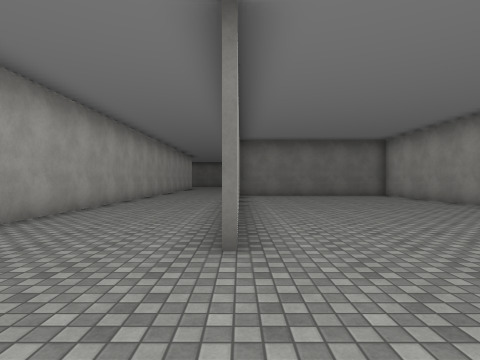
[1] (above)

24 first-person views from a walk through a 3-D level made in the Unity game engine. The camera is 1.4 m above the floor, looks level and sees 80° across. The floor is counted in squares, 2 m on a side. Each view is taken from the middle of a square. On the plan, view 1 faces up. The plan holds only what a view shows up to about 10 squares ahead; the rest is blank. The place goes on beyond the plan. The player is left out. Some surface patterns are stand-ins.

[2]
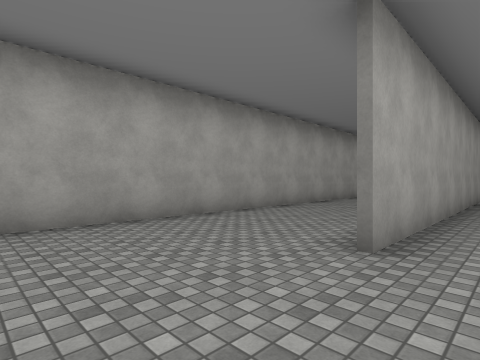

[3]
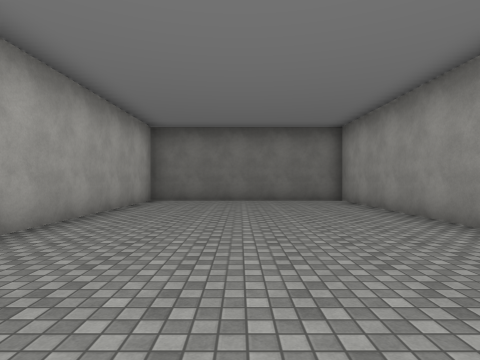

[4]
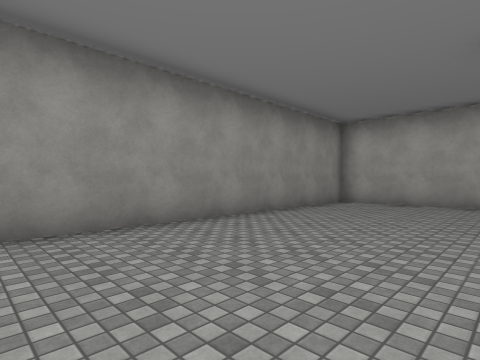

[5]
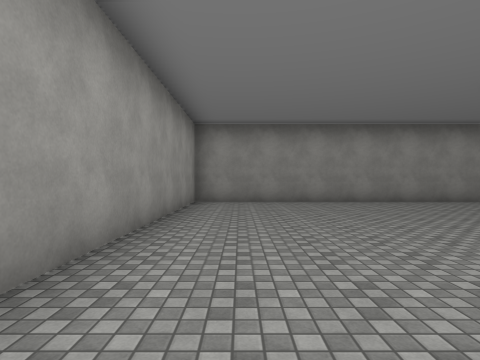

[6]
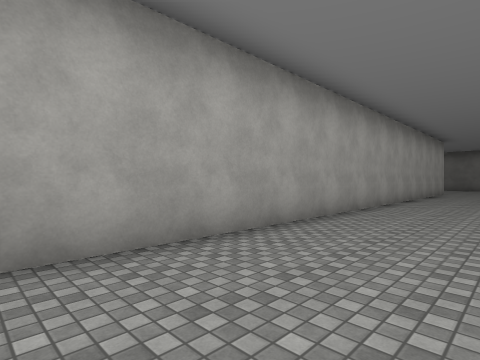

[7]
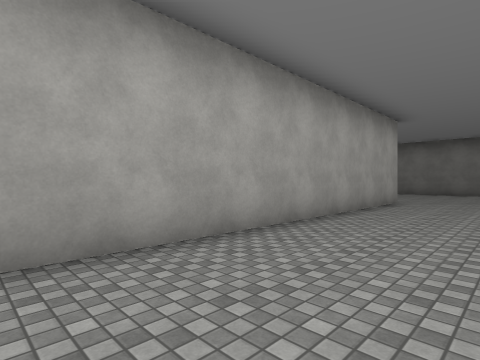

[8]
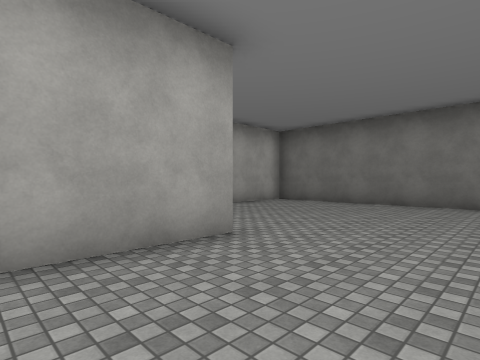

[9]
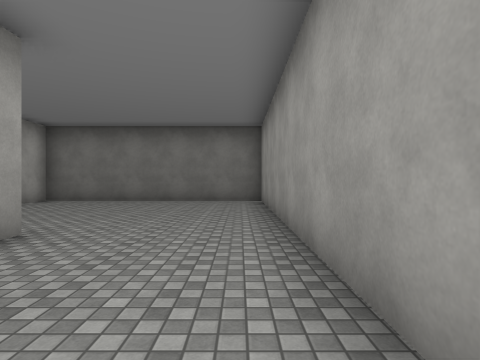

[10]
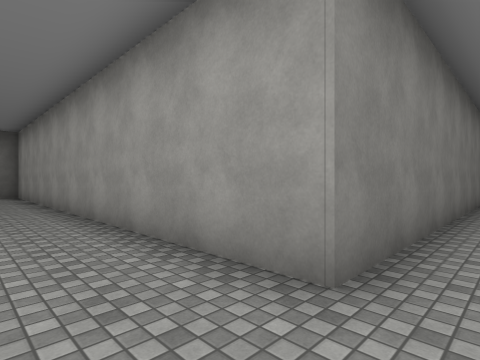

[11]
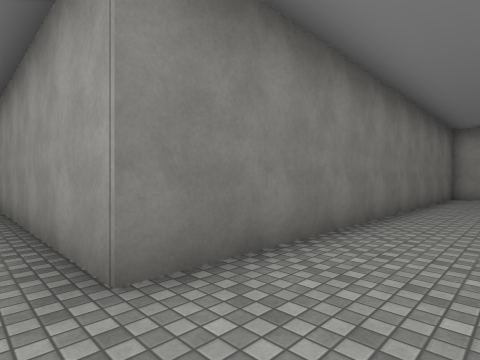

[12]
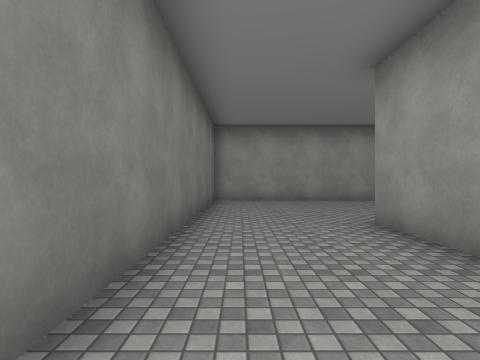

[13]
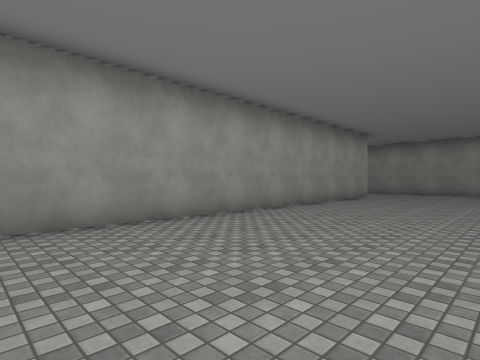

[14]
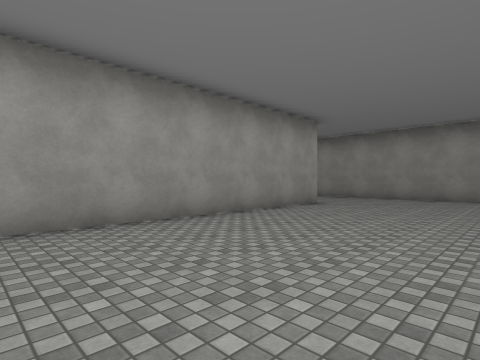

[15]
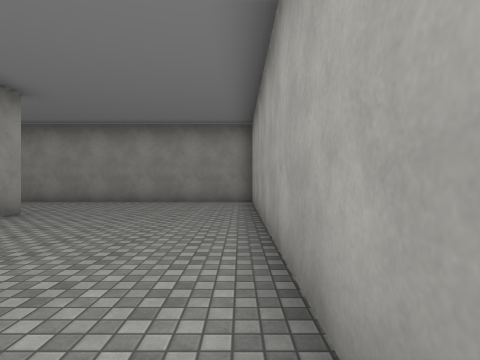

[16]
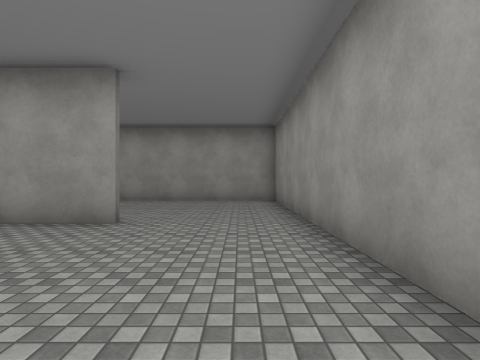

[17]
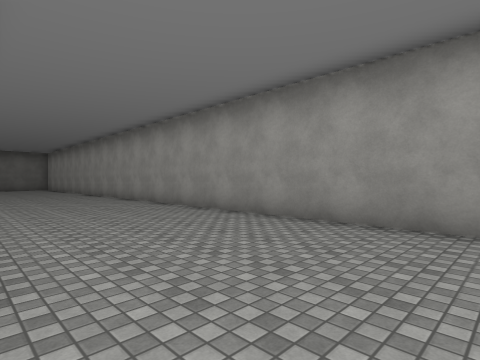

[18]
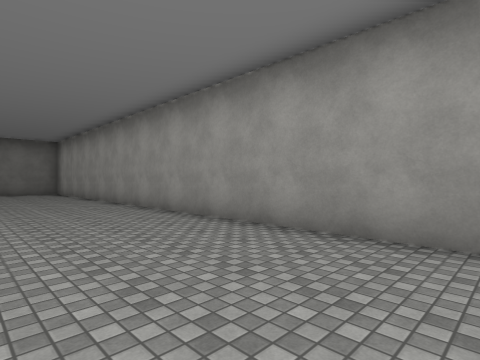

[19]
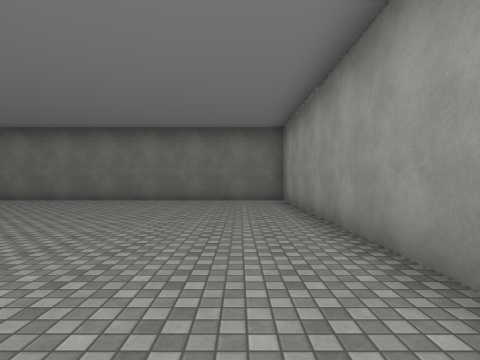

[20]
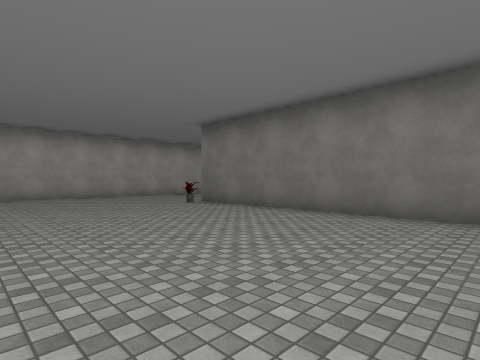

[21]
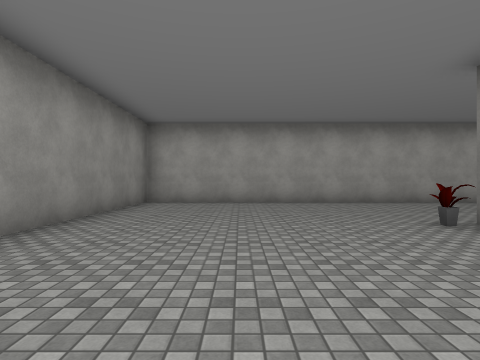

[22]
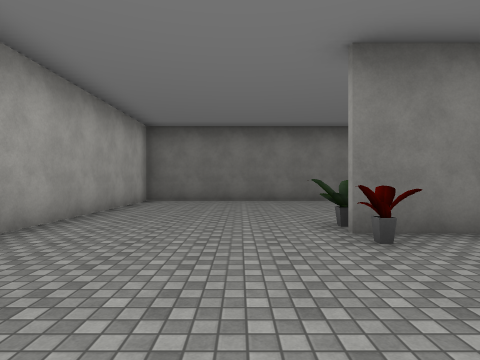

[23]
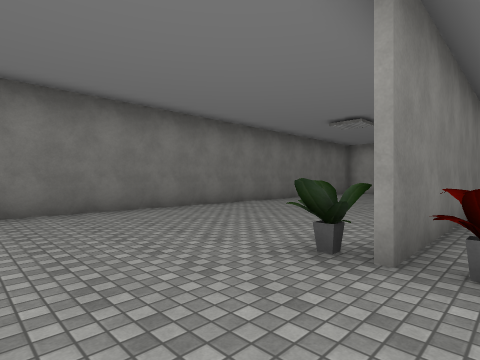

[24]
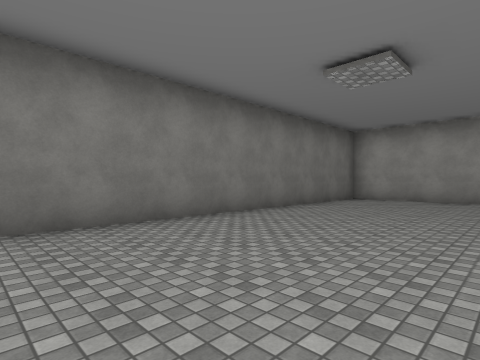

### Floor plan
Points are (right, up) in squares from view 1. A wall is a line through its corners. A room is listed if a view was taken in it or the views show most of it. See-through windows are left out.
Room 1 (views 1, 2, 3, 4, 5, 6, 7, 8, 9, 10, 11, 12, 13)
walls: (4.5, 12.8) (6.6, 12.8); (7.4, 15.9) (-0.3, 15.9) (-0.3, 28.5) (-7.5, 28.5) (-7.5, 26.1); (-3.8, 22.8) (-3.8, -1.2) (6.5, -1.2) (6.5, 12.7) (-0.1, 12.7) (-0.1, 2.8)
ways out: opening at (7, 14.5) to room 2
Room 2 (views 14, 15, 16, 17, 18, 19, 20, 21, 22, 23, 24)
walls: (6.6, 7.6) (6.6, -1.2) (16.5, -1.2) (16.5, 22.7) (4.4, 22.7); (16.5, 24.9) (16.5, 27.6); (11.6, 1.9) (11.6, 15.9) (7.4, 15.9); (15.6, 28.5) (-0.1, 28.5) (-0.1, 16) (5.5, 16)
ways out: opening at (7, 14.5) to room 1
objects: other object (5, 22)

Positions as (right, up) in squares from view 1, and headings:
1: (0, 0), facing up
2: (1, 0), facing up-left
3: (3, 3), facing up
4: (5, 3), facing down-left
5: (5, 8), facing down
6: (-1, 6), facing up-left
7: (-1, 13), facing up-left
8: (-1, 20), facing up-left
9: (-1, 19), facing up
10: (-2, 15), facing up-right
11: (-1, 14), facing up-right
12: (2, 15), facing right
13: (7, 14), facing down-right
14: (7, 10), facing down-right
15: (7, 8), facing down
16: (7, 0), facing right
17: (12, 0), facing up-right
18: (13, 7), facing up-right
19: (15, 13), facing up
20: (12, 17), facing up-left
21: (9, 19), facing left
22: (3, 19), facing up
23: (2, 22), facing up-right
24: (6, 24), facing up-right
